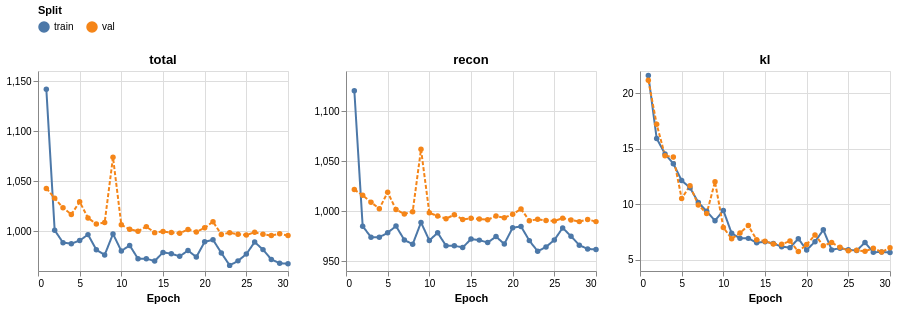

Source (notebook cell):
### Markdown cell above
## 5. Loss curves

### Code cell
loss_plot = loss_curves(history, components=("total", "recon", "kl"))
loss_plot

### Figure 1 — Vega specification as saved in the notebook (floating-point values rounded to 4 significant figures)
{"$schema": "https://vega.github.io/schema/vega/v5.json", "data": [{"name": "source_0", "values": [{"epoch": 1, "value": 1142.0, "split": "train", "component": "total", "__index_level_0__": 0}, {"epoch": 2, "value": 1001.0, "split": "train", "component": "total", "__index_level_0__": 1}, {"epoch": 3, "value": 988.3, "split": "train", "component": "total", "__index_level_0__": 2}, {"epoch": 4, "value": 987.4, "split": "train", "component": "total", "__index_level_0__": 3}, {"epoch": 5, "value": 990.5, "split": "train", "component": "total", "__index_level_0__": 4}, {"epoch": 6, "value": 996.4, "split": "train", "component": "total", "__index_level_0__": 5}, {"epoch": 7, "value": 981.2, "split": "train", "component": "total", "__index_level_0__": 6}, {"epoch": 8, "value": 976.1, "split": "train", "component": "total", "__index_level_0__": 7}, {"epoch": 9, "value": 997.1, "split": "train", "component": "total", "__index_level_0__": 8}, {"epoch": 10, "value": 980.0, "split": "train", "component": "total", "__index_level_0__": 9}, {"epoch": 11, "value": 985.6, "split": "train", "component": "total", "__index_level_0__": 10}, {"epoch": 12, "value": 972.3, "split": "train", "component": "total", "__index_level_0__": 11}, {"epoch": 13, "value": 972.3, "split": "train", "component": "total", "__index_level_0__": 12}, {"epoch": 14, "value": 970.0, "split": "train", "component": "total", "__index_level_0__": 13}, {"epoch": 15, "value": 978.6, "split": "train", "component": "total", "__index_level_0__": 14}, {"epoch": 16, "value": 977.3, "split": "train", "component": "total", "__index_level_0__": 15}, {"epoch": 17, "value": 974.7, "split": "train", "component": "total", "__index_level_0__": 16}, {"epoch": 18, "value": 980.5, "split": "train", "component": "total", "__index_level_0__": 17}, {"epoch": 19, "value": 974.0, "split": "train", "component": "total", "__index_level_0__": 18}, {"epoch": 20, "value": 989.1, "split": "train", "component": "total", "__index_level_0__": 19}, {"epoch": 21, "value": 991.3, "split": "train", "component": "total", "__index_level_0__": 20}, {"epoch": 22, "value": 978.1, "split": "train", "component": "total", "__index_level_0__": 21}, {"epoch": 23, "value": 965.6, "split": "train", "component": "total", "__index_level_0__": 22}, {"epoch": 24, "value": 970.1, "split": "train", "component": "total", "__index_level_0__": 23}, {"epoch": 25, "value": 976.9, "split": "train", "component": "total", "__index_level_0__": 24}, {"epoch": 26, "value": 988.9, "split": "train", "component": "total", "__index_level_0__": 25}, {"epoch": 27, "value": 981.4, "split": "train", "component": "total", "__index_level_0__": 26}, {"epoch": 28, "value": 971.5, "split": "train", "component": "total", "__index_level_0__": 27}, {"epoch": 29, "value": 967.8, "split": "train", "component": "total", "__index_level_0__": 28}, {"epoch": 30, "value": 967.2, "split": "train", "component": "total", "__index_level_0__": 29}, {"epoch": 1, "value": 1043.0, "split": "val", "component": "total", "__index_level_0__": 0}, {"epoch": 2, "value": 1033.0, "split": "val", "component": "total", "__index_level_0__": 1}, {"epoch": 3, "value": 1023.0, "split": "val", "component": "total", "__index_level_0__": 2}, {"epoch": 4, "value": 1017.0, "split": "val", "component": "total", "__index_level_0__": 3}, {"epoch": 5, "value": 1029.0, "split": "val", "component": "total", "__index_level_0__": 4}, {"epoch": 6, "value": 1013.0, "split": "val", "component": "total", "__index_level_0__": 5}, {"epoch": 7, "value": 1007.0, "split": "val", "component": "total", "__index_level_0__": 6}, {"epoch": 8, "value": 1008.0, "split": "val", "component": "total", "__index_level_0__": 7}, {"epoch": 9, "value": 1074.0, "split": "val", "component": "total", "__index_level_0__": 8}, {"epoch": 10, "value": 1006.0, "split": "val", "component": "total", "__index_level_0__": 9}, {"epoch": 11, "value": 1002.0, "split": "val", "component": "total", "__index_level_0__": 10}, {"epoch": 12, "value": 999.7, "split": "val", "component": "total", "__index_level_0__": 11}, {"epoch": 13, "value": 1004.0, "split": "val", "component": "total", "__index_level_0__": 12}, {"epoch": 14, "value": 998.4, "split": "val", "component": "total", "__index_level_0__": 13}, {"epoch": 15, "value": 999.5, "split": "val", "component": "total", "__index_level_0__": 14}, {"epoch": 16, "value": 998.5, "split": "val", "component": "total", "__index_level_0__": 15}, {"epoch": 17, "value": 997.7, "split": "val", "component": "total", "__index_level_0__": 16}, {"epoch": 18, "value": 1002.0, "split": "val", "component": "total", "__index_level_0__": 17}, {"epoch": 19, "value": 999.0, "split": "val", "component": "total", "__index_level_0__": 18}, {"epoch": 20, "value": 1003.0, "split": "val", "component": "total", "__index_level_0__": 19}, {"epoch": 21, "value": 1009.0, "split": "val", "component": "total", "__index_level_0__": 20}, {"epoch": 22, "value": 996.6, "split": "val", "component": "total", "__index_level_0__": 21}, {"epoch": 23, "value": 998.2, "split": "val", "component": "total", "__index_level_0__": 22}, {"epoch": 24, "value": 996.7, "split": "val", "component": "total", "__index_level_0__": 23}, {"epoch": 25, "value": 995.9, "split": "val", "component": "total", "__index_level_0__": 24}, {"epoch": 26, "value": 998.7, "split": "val", "component": "total", "__index_level_0__": 25}, {"epoch": 27, "value": 996.8, "split": "val", "component": "total", "__index_level_0__": 26}, {"epoch": 28, "value": 995.4, "split": "val", "component": "total", "__index_level_0__": 27}, {"epoch": 29, "value": 997.3, "split": "val", "component": "total", "__index_level_0__": 28}, {"epoch": 30, "value": 995.5, "split": "val", "component": "total", "__index_level_0__": 29}]}, {"name": "source_1", "values": [{"epoch": 1, "value": 1120.0, "split": "train", "component": "recon", "__index_level_0__": 0}, {"epoch": 2, "value": 984.9, "split": "train", "component": "recon", "__index_level_0__": 1}, {"epoch": 3, "value": 973.8, "split": "train", "component": "recon", "__index_level_0__": 2}, {"epoch": 4, "value": 973.7, "split": "train", "component": "recon", "__index_level_0__": 3}, {"epoch": 5, "value": 978.3, "split": "train", "component": "recon", "__index_level_0__": 4}, {"epoch": 6, "value": 984.9, "split": "train", "component": "recon", "__index_level_0__": 5}, {"epoch": 7, "value": 971.1, "split": "train", "component": "recon", "__index_level_0__": 6}, {"epoch": 8, "value": 966.7, "split": "train", "component": "recon", "__index_level_0__": 7}, {"epoch": 9, "value": 988.6, "split": "train", "component": "recon", "__index_level_0__": 8}, {"epoch": 10, "value": 970.6, "split": "train", "component": "recon", "__index_level_0__": 9}, {"epoch": 11, "value": 978.2, "split": "train", "component": "recon", "__index_level_0__": 10}, {"epoch": 12, "value": 965.4, "split": "train", "component": "recon", "__index_level_0__": 11}, {"epoch": 13, "value": 965.4, "split": "train", "component": "recon", "__index_level_0__": 12}, {"epoch": 14, "value": 963.5, "split": "train", "component": "recon", "__index_level_0__": 13}, {"epoch": 15, "value": 971.9, "split": "train", "component": "recon", "__index_level_0__": 14}, {"epoch": 16, "value": 970.9, "split": "train", "component": "recon", "__index_level_0__": 15}, {"epoch": 17, "value": 968.5, "split": "train", "component": "recon", "__index_level_0__": 16}, {"epoch": 18, "value": 974.4, "split": "train", "component": "recon", "__index_level_0__": 17}, {"epoch": 19, "value": 967.0, "split": "train", "component": "recon", "__index_level_0__": 18}, {"epoch": 20, "value": 983.3, "split": "train", "component": "recon", "__index_level_0__": 19}, {"epoch": 21, "value": 984.6, "split": "train", "component": "recon", "__index_level_0__": 20}, {"epoch": 22, "value": 970.4, "split": "train", "component": "recon", "__index_level_0__": 21}, {"epoch": 23, "value": 959.7, "split": "train", "component": "recon", "__index_level_0__": 22}, {"epoch": 24, "value": 964.1, "split": "train", "component": "recon", "__index_level_0__": 23}, {"epoch": 25, "value": 971.0, "split": "train", "component": "recon", "__index_level_0__": 24}, {"epoch": 26, "value": 983.1, "split": "train", "component": "recon", "__index_level_0__": 25}, {"epoch": 27, "value": 974.8, "split": "train", "component": "recon", "__index_level_0__": 26}, {"epoch": 28, "value": 965.8, "split": "train", "component": "recon", "__index_level_0__": 27}, {"epoch": 29, "value": 962.1, "split": "train", "component": "recon", "__index_level_0__": 28}, {"epoch": 30, "value": 961.6, "split": "train", "component": "recon", "__index_level_0__": 29}, {"epoch": 1, "value": 1021.0, "split": "val", "component": "recon", "__index_level_0__": 0}, {"epoch": 2, "value": 1016.0, "split": "val", "component": "recon", "__index_level_0__": 1}, {"epoch": 3, "value": 1009.0, "split": "val", "component": "recon", "__index_level_0__": 2}, {"epoch": 4, "value": 1002.0, "split": "val", "component": "recon", "__index_level_0__": 3}, {"epoch": 5, "value": 1019.0, "split": "val", "component": "recon", "__index_level_0__": 4}, {"epoch": 6, "value": 1001.0, "split": "val", "component": "recon", "__index_level_0__": 5}, {"epoch": 7, "value": 997.1, "split": "val", "component": "recon", "__index_level_0__": 6}, {"epoch": 8, "value": 999.2, "split": "val", "component": "recon", "__index_level_0__": 7}, {"epoch": 9, "value": 1062.0, "split": "val", "component": "recon", "__index_level_0__": 8}, {"epoch": 10, "value": 998.2, "split": "val", "component": "recon", "__index_level_0__": 9}, {"epoch": 11, "value": 994.9, "split": "val", "component": "recon", "__index_level_0__": 10}, {"epoch": 12, "value": 992.3, "split": "val", "component": "recon", "__index_level_0__": 11}, {"epoch": 13, "value": 996.3, "split": "val", "component": "recon", "__index_level_0__": 12}, {"epoch": 14, "value": 991.6, "split": "val", "component": "recon", "__index_level_0__": 13}, {"epoch": 15, "value": 992.8, "split": "val", "component": "recon", "__index_level_0__": 14}, {"epoch": 16, "value": 992.0, "split": "val", "component": "recon", "__index_level_0__": 15}, {"epoch": 17, "value": 991.3, "split": "val", "component": "recon", "__index_level_0__": 16}, {"epoch": 18, "value": 994.9, "split": "val", "component": "recon", "__index_level_0__": 17}, {"epoch": 19, "value": 993.2, "split": "val", "component": "recon", "__index_level_0__": 18}, {"epoch": 20, "value": 996.8, "split": "val", "component": "recon", "__index_level_0__": 19}, {"epoch": 21, "value": 1002.0, "split": "val", "component": "recon", "__index_level_0__": 20}, {"epoch": 22, "value": 990.3, "split": "val", "component": "recon", "__index_level_0__": 21}, {"epoch": 23, "value": 991.7, "split": "val", "component": "recon", "__index_level_0__": 22}, {"epoch": 24, "value": 990.6, "split": "val", "component": "recon", "__index_level_0__": 23}, {"epoch": 25, "value": 990.1, "split": "val", "component": "recon", "__index_level_0__": 24}, {"epoch": 26, "value": 992.9, "split": "val", "component": "recon", "__index_level_0__": 25}, {"epoch": 27, "value": 991.0, "split": "val", "component": "recon", "__index_level_0__": 26}, {"epoch": 28, "value": 989.4, "split": "val", "component": "recon", "__index_level_0__": 27}, {"epoch": 29, "value": 991.6, "split": "val", "component": "recon", "__index_level_0__": 28}, {"epoch": 30, "value": 989.4, "split": "val", "component": "recon", "__index_level_0__": 29}]}, {"name": "source_2", "values": [{"epoch": 1, "value": 21.6, "split": "train", "component": "kl", "__index_level_0__": 0}, {"epoch": 2, "value": 15.93, "split": "train", "component": "kl", "__index_level_0__": 1}, {"epoch": 3, "value": 14.54, "split": "train", "component": "kl", "__index_level_0__": 2}, {"epoch": 4, "value": 13.66, "split": "train", "component": "kl", "__index_level_0__": 3}, {"epoch": 5, "value": 12.14, "split": "train", "component": "kl", "__index_level_0__": 4}, {"epoch": 6, "value": 11.5, "split": "train", "component": "kl", "__index_level_0__": 5}, {"epoch": 7, "value": 10.17, "split": "train", "component": "kl", "__index_level_0__": 6}, {"epoch": 8, "value": 9.378, "split": "train", "component": "kl", "__index_level_0__": 7}, {"epoch": 9, "value": 8.528, "split": "train", "component": "kl", "__index_level_0__": 8}, {"epoch": 10, "value": 9.455, "split": "train", "component": "kl", "__index_level_0__": 9}, {"epoch": 11, "value": 7.395, "split": "train", "component": "kl", "__index_level_0__": 10}, {"epoch": 12, "value": 6.942, "split": "train", "component": "kl", "__index_level_0__": 11}, {"epoch": 13, "value": 6.936, "split": "train", "component": "kl", "__index_level_0__": 12}, {"epoch": 14, "value": 6.547, "split": "train", "component": "kl", "__index_level_0__": 13}, {"epoch": 15, "value": 6.637, "split": "train", "component": "kl", "__index_level_0__": 14}, {"epoch": 16, "value": 6.47, "split": "train", "component": "kl", "__index_level_0__": 15}, {"epoch": 17, "value": 6.192, "split": "train", "component": "kl", "__index_level_0__": 16}, {"epoch": 18, "value": 6.103, "split": "train", "component": "kl", "__index_level_0__": 17}, {"epoch": 19, "value": 6.91, "split": "train", "component": "kl", "__index_level_0__": 18}, {"epoch": 20, "value": 5.891, "split": "train", "component": "kl", "__index_level_0__": 19}, {"epoch": 21, "value": 6.642, "split": "train", "component": "kl", "__index_level_0__": 20}, {"epoch": 22, "value": 7.704, "split": "train", "component": "kl", "__index_level_0__": 21}, {"epoch": 23, "value": 5.901, "split": "train", "component": "kl", "__index_level_0__": 22}, {"epoch": 24, "value": 6.052, "split": "train", "component": "kl", "__index_level_0__": 23}, {"epoch": 25, "value": 5.919, "split": "train", "component": "kl", "__index_level_0__": 24}, {"epoch": 26, "value": 5.837, "split": "train", "component": "kl", "__index_level_0__": 25}, {"epoch": 27, "value": 6.568, "split": "train", "component": "kl", "__index_level_0__": 26}, {"epoch": 28, "value": 5.686, "split": "train", "component": "kl", "__index_level_0__": 27}, {"epoch": 29, "value": 5.719, "split": "train", "component": "kl", "__index_level_0__": 28}, {"epoch": 30, "value": 5.66, "split": "train", "component": "kl", "__index_level_0__": 29}, {"epoch": 1, "value": 21.16, "split": "val", "component": "kl", "__index_level_0__": 0}, {"epoch": 2, "value": 17.22, "split": "val", "component": "kl", "__index_level_0__": 1}, {"epoch": 3, "value": 14.38, "split": "val", "component": "kl", "__index_level_0__": 2}, {"epoch": 4, "value": 14.26, "split": "val", "component": "kl", "__index_level_0__": 3}, {"epoch": 5, "value": 10.52, "split": "val", "component": "kl", "__index_level_0__": 4}, {"epoch": 6, "value": 11.68, "split": "val", "component": "kl", "__index_level_0__": 5}, {"epoch": 7, "value": 9.942, "split": "val", "component": "kl", "__index_level_0__": 6}, {"epoch": 8, "value": 9.179, "split": "val", "component": "kl", "__index_level_0__": 7}, {"epoch": 9, "value": 12.03, "split": "val", "component": "kl", "__index_level_0__": 8}, {"epoch": 10, "value": 7.921, "split": "val", "component": "kl", "__index_level_0__": 9}, {"epoch": 11, "value": 6.912, "split": "val", "component": "kl", "__index_level_0__": 10}, {"epoch": 12, "value": 7.411, "split": "val", "component": "kl", "__index_level_0__": 11}, {"epoch": 13, "value": 8.094, "split": "val", "component": "kl", "__index_level_0__": 12}, {"epoch": 14, "value": 6.803, "split": "val", "component": "kl", "__index_level_0__": 13}, {"epoch": 15, "value": 6.687, "split": "val", "component": "kl", "__index_level_0__": 14}, {"epoch": 16, "value": 6.431, "split": "val", "component": "kl", "__index_level_0__": 15}, {"epoch": 17, "value": 6.408, "split": "val", "component": "kl", "__index_level_0__": 16}, {"epoch": 18, "value": 6.705, "split": "val", "component": "kl", "__index_level_0__": 17}, {"epoch": 19, "value": 5.746, "split": "val", "component": "kl", "__index_level_0__": 18}, {"epoch": 20, "value": 6.382, "split": "val", "component": "kl", "__index_level_0__": 19}, {"epoch": 21, "value": 7.245, "split": "val", "component": "kl", "__index_level_0__": 20}, {"epoch": 22, "value": 6.272, "split": "val", "component": "kl", "__index_level_0__": 21}, {"epoch": 23, "value": 6.556, "split": "val", "component": "kl", "__index_level_0__": 22}, {"epoch": 24, "value": 6.14, "split": "val", "component": "kl", "__index_level_0__": 23}, {"epoch": 25, "value": 5.822, "split": "val", "component": "kl", "__index_level_0__": 24}, {"epoch": 26, "value": 5.863, "split": "val", "component": "kl", "__index_level_0__": 25}, {"epoch": 27, "value": 5.769, "split": "val", "component": "kl", "__index_level_0__": 26}, {"epoch": 28, "value": 6.051, "split": "val", "component": "kl", "__index_level_0__": 27}, {"epoch": 29, "value": 5.703, "split": "val", "component": "kl", "__index_level_0__": 28}, {"epoch": 30, "value": 6.084, "split": "val", "component": "kl", "__index_level_0__": 29}]}, {"name": "data_0", "values": [{"epoch": 1, "split": "train", "value": 1142.0}, {"epoch": 2, "split": "train", "value": 1001.0}, {"epoch": 3, "split": "train", "value": 988.3}, {"epoch": 4, "split": "train", "value": 987.4}, {"epoch": 5, "split": "train", "value": 990.5}, {"epoch": 6, "split": "train", "value": 996.4}, {"epoch": 7, "split": "train", "value": 981.2}, {"epoch": 8, "split": "train", "value": 976.1}, {"epoch": 9, "split": "train", "value": 997.1}, {"epoch": 10, "split": "train", "value": 980.0}, {"epoch": 11, "split": "train", "value": 985.6}, {"epoch": 12, "split": "train", "value": 972.3}, {"epoch": 13, "split": "train", "value": 972.3}, {"epoch": 14, "split": "train", "value": 970.0}, {"epoch": 15, "split": "train", "value": 978.6}, {"epoch": 16, "split": "train", "value": 977.3}, {"epoch": 17, "split": "train", "value": 974.7}, {"epoch": 18, "split": "train", "value": 980.5}, {"epoch": 19, "split": "train", "value": 974.0}, {"epoch": 20, "split": "train", "value": 989.1}, {"epoch": 21, "split": "train", "value": 991.3}, {"epoch": 22, "split": "train", "value": 978.1}, {"epoch": 23, "split": "train", "value": 965.6}, {"epoch": 24, "split": "train", "value": 970.1}, {"epoch": 25, "split": "train", "value": 976.9}, {"epoch": 26, "split": "train", "value": 988.9}, {"epoch": 27, "split": "train", "value": 981.4}, {"epoch": 28, "split": "train", "value": 971.5}, {"epoch": 29, "split": "train", "value": 967.8}, {"epoch": 30, "split": "train", "value": 967.2}, {"epoch": 1, "split": "val", "value": 1043.0}, {"epoch": 2, "split": "val", "value": 1033.0}, {"epoch": 3, "split": "val", "value": 1023.0}, {"epoch": 4, "split": "val", "value": 1017.0}, {"epoch": 5, "split": "val", "value": 1029.0}, {"epoch": 6, "split": "val", "value": 1013.0}, {"epoch": 7, "split": "val", "value": 1007.0}, {"epoch": 8, "split": "val", "value": 1008.0}, {"epoch": 9, "split": "val", "value": 1074.0}, {"epoch": 10, "split": "val", "value": 1006.0}, {"epoch": 11, "split": "val", "value": 1002.0}, {"epoch": 12, "split": "val", "value": 999.7}, {"epoch": 13, "split": "val", "value": 1004.0}, {"epoch": 14, "split": "val", "value": 998.4}, {"epoch": 15, "split": "val", "value": 999.5}, {"epoch": 16, "split": "val", "value": 998.5}, {"epoch": 17, "split": "val", "value": 997.7}, {"epoch": 18, "split": "val", "value": 1002.0}, {"epoch": 19, "split": "val", "value": 999.0}, {"epoch": 20, "split": "val", "value": 1003.0}, {"epoch": 21, "split": "val", "value": 1009.0}, {"epoch": 22, "split": "val", "value": 996.6}, {"epoch": 23, "split": "val", "value": 998.2}, {"epoch": 24, "split": "val", "value": 996.7}, {"epoch": 25, "split": "val", "value": 995.9}, {"epoch": 26, "split": "val", "value": 998.7}, {"epoch": 27, "split": "val", "value": 996.8}, {"epoch": 28, "split": "val", "value": 995.4}, {"epoch": 29, "split": "val", "value": 997.3}, {"epoch": 30, "split": "val", "value": 995.5}]}, {"name": "data_1", "values": [{"epoch": 1, "split": "train", "value": 1120.0}, {"epoch": 2, "split": "train", "value": 984.9}, {"epoch": 3, "split": "train", "value": 973.8}, {"epoch": 4, "split": "train", "value": 973.7}, {"epoch": 5, "split": "train", "value": 978.3}, {"epoch": 6, "split": "train", "value": 984.9}, {"epoch": 7, "split": "train", "value": 971.1}, {"epoch": 8, "split": "train", "value": 966.7}, {"epoch": 9, "split": "train", "value": 988.6}, {"epoch": 10, "split": "train", "value": 970.6}, {"epoch": 11, "split": "train", "value": 978.2}, {"epoch": 12, "split": "train", "value": 965.4}, {"epoch": 13, "split": "train", "value": 965.4}, {"epoch": 14, "split": "train", "value": 963.5}, {"epoch": 15, "split": "train", "value": 971.9}, {"epoch": 16, "split": "train", "value": 970.9}, {"epoch": 17, "split": "train", "value": 968.5}, {"epoch": 18, "split": "train", "value": 974.4}, {"epoch": 19, "split": "train", "value": 967.0}, {"epoch": 20, "split": "train", "value": 983.3}, {"epoch": 21, "split": "train", "value": 984.6}, {"epoch": 22, "split": "train", "value": 970.4}, {"epoch": 23, "split": "train", "value": 959.7}, {"epoch": 24, "split": "train", "value": 964.1}, {"epoch": 25, "split": "train", "value": 971.0}, {"epoch": 26, "split": "train", "value": 983.1}, {"epoch": 27, "split": "train", "value": 974.8}, {"epoch": 28, "split": "train", "value": 965.8}, {"epoch": 29, "split": "train", "value": 962.1}, {"epoch": 30, "split": "train", "value": 961.6}, {"epoch": 1, "split": "val", "value": 1021.0}, {"epoch": 2, "split": "val", "value": 1016.0}, {"epoch": 3, "split": "val", "value": 1009.0}, {"epoch": 4, "split": "val", "value": 1002.0}, {"epoch": 5, "split": "val", "value": 1019.0}, {"epoch": 6, "split": "val", "value": 1001.0}, {"epoch": 7, "split": "val", "value": 997.1}, {"epoch": 8, "split": "val", "value": 999.2}, {"epoch": 9, "split": "val", "value": 1062.0}, {"epoch": 10, "split": "val", "value": 998.2}, {"epoch": 11, "split": "val", "value": 994.9}, {"epoch": 12, "split": "val", "value": 992.3}, {"epoch": 13, "split": "val", "value": 996.3}, {"epoch": 14, "split": "val", "value": 991.6}, {"epoch": 15, "split": "val", "value": 992.8}, {"epoch": 16, "split": "val", "value": 992.0}, {"epoch": 17, "split": "val", "value": 991.3}, {"epoch": 18, "split": "val", "value": 994.9}, {"epoch": 19, "split": "val", "value": 993.2}, {"epoch": 20, "split": "val", "value": 996.8}, {"epoch": 21, "split": "val", "value": 1002.0}, {"epoch": 22, "split": "val", "value": 990.3}, {"epoch": 23, "split": "val", "value": 991.7}, {"epoch": 24, "split": "val", "value": 990.6}, {"epoch": 25, "split": "val", "value": 990.1}, {"epoch": 26, "split": "val", "value": 992.9}, {"epoch": 27, "split": "val", "value": 991.0}, {"epoch": 28, "split": "val", "value": 989.4}, {"epoch": 29, "split": "val", "value": 991.6}, {"epoch": 30, "split": "val", "value": 989.4}]}, {"name": "data_2", "values": [{"epoch": 1, "split": "train", "value": 21.6}, {"epoch": 2, "split": "train", "value": 15.93}, {"epoch": 3, "split": "train", "value": 14.54}, {"epoch": 4, "split": "train", "value": 13.66}, {"epoch": 5, "split": "train", "value": 12.14}, {"epoch": 6, "split": "train", "value": 11.5}, {"epoch": 7, "split": "train", "value": 10.17}, {"epoch": 8, "split": "train", "value": 9.378}, {"epoch": 9, "split": "train", "value": 8.528}, {"epoch": 10, "split": "train", "value": 9.455}, {"epoch": 11, "split": "train", "value": 7.395}, {"epoch": 12, "split": "train", "value": 6.942}, {"epoch": 13, "split": "train", "value": 6.936}, {"epoch": 14, "split": "train", "value": 6.547}, {"epoch": 15, "split": "train", "value": 6.637}, {"epoch": 16, "split": "train", "value": 6.47}, {"epoch": 17, "split": "train", "value": 6.192}, {"epoch": 18, "split": "train", "value": 6.103}, {"epoch": 19, "split": "train", "value": 6.91}, {"epoch": 20, "split": "train", "value": 5.891}, {"epoch": 21, "split": "train", "value": 6.642}, {"epoch": 22, "split": "train", "value": 7.704}, {"epoch": 23, "split": "train", "value": 5.901}, {"epoch": 24, "split": "train", "value": 6.052}, {"epoch": 25, "split": "train", "value": 5.919}, {"epoch": 26, "split": "train", "value": 5.837}, {"epoch": 27, "split": "train", "value": 6.568}, {"epoch": 28, "split": "train", "value": 5.686}, {"epoch": 29, "split": "train", "value": 5.719}, {"epoch": 30, "split": "train", "value": 5.66}, {"epoch": 1, "split": "val", "value": 21.16}, {"epoch": 2, "split": "val", "value": 17.22}, {"epoch": 3, "split": "val", "value": 14.38}, {"epoch": 4, "split": "val", "value": 14.26}, {"epoch": 5, "split": "val", "value": 10.52}, {"epoch": 6, "split": "val", "value": 11.68}, {"epoch": 7, "split": "val", "value": 9.942}, {"epoch": 8, "split": "val", "value": 9.179}, {"epoch": 9, "split": "val", "value": 12.03}, {"epoch": 10, "split": "val", "value": 7.921}, {"epoch": 11, "split": "val", "value": 6.912}, {"epoch": 12, "split": "val", "value": 7.411}, {"epoch": 13, "split": "val", "value": 8.094}, {"epoch": 14, "split": "val", "value": 6.803}, {"epoch": 15, "split": "val", "value": 6.687}, {"epoch": 16, "split": "val", "value": 6.431}, {"epoch": 17, "split": "val", "value": 6.408}, {"epoch": 18, "split": "val", "value": 6.705}, {"epoch": 19, "split": "val", "value": 5.746}, {"epoch": 20, "split": "val", "value": 6.382}, {"epoch": 21, "split": "val", "value": 7.245}, {"epoch": 22, "split": "val", "value": 6.272}, {"epoch": 23, "split": "val", "value": 6.556}, {"epoch": 24, "split": "val", "value": 6.14}, {"epoch": 25, "split": "val", "value": 5.822}, {"epoch": 26, "split": "val", "value": 5.863}, {"epoch": 27, "split": "val", "value": 5.769}, {"epoch": 28, "split": "val", "value": 6.051}, {"epoch": 29, "split": "val", "value": 5.703}, {"epoch": 30, "split": "val", "value": 6.084}]}, {"name": "source_0_strokeDash_domain_split_0", "values": [{"split": "train"}, {"split": "val"}]}, {"name": "data_0_strokeDash_domain_split_1", "values": [{"split": "train"}, {"split": "val"}]}, {"name": "source_1_strokeDash_domain_split_2", "values": [{"split": "train"}, {"split": "val"}]}, {"name": "data_1_strokeDash_domain_split_3", "values": [{"split": "train"}, {"split": "val"}]}, {"name": "source_2_strokeDash_domain_split_4", "values": [{"split": "train"}, {"split": "val"}]}, {"name": "data_2_strokeDash_domain_split_5", "values": [{"split": "train"}, {"split": "val"}]}], "signals": [{"name": "childWidth", "value": 250}], "marks": [{"type": "group", "name": "concat_0_group", "encode": {"update": {"width": {"signal": "childWidth"}, "height": {"signal": "height"}}}, "marks": [{"type": "group", "name": "concat_0_layer_0_pathgroup", "from": {"facet": {"data": "source_0", "name": "faceted_path_concat_0_layer_0_main", "groupby": ["split", "split"]}}, "encode": {"update": {"height": {"field": {"signal": null, "datum": null, "group": "height", "parent": null}}, "width": {"field": {"signal": null, "datum": null, "group": "width", "parent": null}}}}, "marks": [{"type": "line", "name": "concat_0_layer_0_marks", "from": {"data": "faceted_path_concat_0_layer_0_main"}, "sort": {"field": "x"}, "encode": {"update": {"x": {"field": "epoch", "scale": "concat_0_x"}, "y": {"field": "value", "scale": "concat_0_y"}, "defined": {"signal": "isValid(datum[\"epoch\"]) && isFinite(+datum[\"epoch\"]) && isValid(datum[\"value\"]) && isFinite(+datum[\"value\"])"}, "strokeDash": {"field": "split", "scale": "strokeDash"}, "stroke": {"field": "split", "scale": "color"}}}, "style": ["line"]}]}, {"type": "symbol", "name": "concat_0_layer_1_marks", "from": {"data": "data_0"}, "encode": {"update": {"x": {"field": "epoch", "scale": "concat_0_x"}, "opacity": {"value": 1}, "y": {"field": "value", "scale": "concat_0_y"}, "strokeDash": {"field": "split", "scale": "strokeDash"}, "fill": {"field": "split", "scale": "color"}}}, "style": ["point"]}], "axes": [{"scale": "concat_0_x", "zindex": 0, "grid": true, "labels": false, "aria": false, "tickCount": {"signal": "ceil(childWidth/40)"}, "domain": false, "minExtent": 0, "ticks": false, "gridScale": "concat_0_y", "orient": "bottom", "maxExtent": 0}, {"scale": "concat_0_y", "maxExtent": 0, "grid": true, "tickCount": {"signal": "ceil(height/40)"}, "labels": false, "minExtent": 0, "zindex": 0, "ticks": false, "domain": false, "aria": false, "orient": "left", "gridScale": "concat_0_x"}, {"scale": "concat_0_x", "grid": false, "labelOverlap": true, "title": "Epoch", "tickCount": {"signal": "ceil(childWidth/40)"}, "labelFlush": true, "zindex": 0, "orient": "bottom"}, {"scale": "concat_0_y", "labelOverlap": true, "grid": false, "tickCount": {"signal": "ceil(height/40)"}, "orient": "left", "zindex": 0}], "title": {"text": "total", "frame": "group"}, "style": "cell"}, {"type": "group", "name": "concat_1_group", "encode": {"update": {"height": {"signal": "height"}, "width": {"signal": "childWidth"}}}, "marks": [{"type": "group", "name": "concat_1_layer_0_pathgroup", "from": {"facet": {"data": "source_1", "name": "faceted_path_concat_1_layer_0_main", "groupby": ["split", "split"]}}, "encode": {"update": {"height": {"field": {"signal": null, "datum": null, "group": "height", "parent": null}}, "width": {"field": {"signal": null, "datum": null, "group": "width", "parent": null}}}}, "marks": [{"type": "line", "name": "concat_1_layer_0_marks", "from": {"data": "faceted_path_concat_1_layer_0_main"}, "sort": {"field": "x"}, "encode": {"update": {"y": {"field": "value", "scale": "concat_1_y"}, "defined": {"signal": "isValid(datum[\"epoch\"]) && isFinite(+datum[\"epoch\"]) && isValid(datum[\"value\"]) && isFinite(+datum[\"value\"])"}, "x": {"field": "epoch", "scale": "concat_1_x"}, "strokeDash": {"field": "split", "scale": "strokeDash"}, "stroke": {"field": "split", "scale": "color"}}}, "style": ["line"]}]}, {"type": "symbol", "name": "concat_1_layer_1_marks", "from": {"data": "data_1"}, "encode": {"update": {"opacity": {"value": 1}, "y": {"field": "value", "scale": "concat_1_y"}, "strokeDash": {"field": "split", "scale": "strokeDash"}, "fill": {"field": "split", "scale": "color"}, "x": {"field": "epoch", "scale": "concat_1_x"}}}, "style": ["point"]}], "axes": [{"scale": "concat_1_x", "minExtent": 0, "tickCount": {"signal": "ceil(childWidth/40)"}, "domain": false, "maxExtent": 0, "orient": "bottom", "ticks": false, "zindex": 0, "aria": false, "grid": true, "labels": false, "gridScale": "concat_1_y"}, {"scale": "concat_1_y", "grid": true, "orient": "left", "gridScale": "concat_1_x", "tickCount": {"signal": "ceil(height/40)"}, "labels": false, "ticks": false, "maxExtent": 0, "aria": false, "zindex": 0, "minExtent": 0, "domain": false}, {"scale": "concat_1_x", "tickCount": {"signal": "ceil(childWidth/40)"}, "grid": false, "title": "Epoch", "orient": "bottom", "labelFlush": true, "labelOverlap": true, "zindex": 0}, {"scale": "concat_1_y", "orient": "left", "labelOverlap": true, "zindex": 0, "tickCount": {"signal": "ceil(height/40)"}, "grid": false}], "title": {"text": "recon", "frame": "group"}, "style": "cell"}, {"type": "group", "name": "concat_2_group", "encode": {"update": {"width": {"signal": "childWidth"}, "height": {"signal": "height"}}}, "marks": [{"type": "group", "name": "concat_2_layer_0_pathgroup", "from": {"facet": {"data": "source_2", "name": "faceted_path_concat_2_layer_0_main", "groupby": ["split", "split"]}}, "encode": {"update": {"width": {"field": {"signal": null, "datum": null, "group": "width", "parent": null}}, "height": {"field": {"signal": null, "datum": null, "group": "height", "parent": null}}}}, "marks": [{"type": "line", "name": "concat_2_layer_0_marks", "from": {"data": "faceted_path_concat_2_layer_0_main"}, "sort": {"field": "x"}, "encode": {"update": {"x": {"field": "epoch", "scale": "concat_2_x"}, "y": {"field": "value", "scale": "concat_2_y"}, "stroke": {"field": "split", "scale": "color"}, "defined": {"signal": "isValid(datum[\"epoch\"]) && isFinite(+datum[\"epoch\"]) && isValid(datum[\"value\"]) && isFinite(+datum[\"value\"])"}, "strokeDash": {"field": "split", "scale": "strokeDash"}}}, "style": ["line"]}]}, {"type": "symbol", "name": "concat_2_layer_1_marks", "from": {"data": "data_2"}, "encode": {"update": {"strokeDash": {"field": "split", "scale": "strokeDash"}, "x": {"field": "epoch", "scale": "concat_2_x"}, "y": {"field": "value", "scale": "concat_2_y"}, "fill": {"field": "split", "scale": "color"}, "opacity": {"value": 1}}}, "style": ["point"]}], "axes": [{"scale": "concat_2_x", "gridScale": "concat_2_y", "domain": false, "zindex": 0, "minExtent": 0, "ticks": false, "labels": false, "aria": false, "maxExtent": 0, "tickCount": {"signal": "ceil(childWidth/40)"}, "orient": "bottom", "grid": true}, {"scale": "concat_2_y", "minExtent": 0, "ticks": false, "labels": false, "gridScale": "concat_2_x", "domain": false, "zindex": 0, "aria": false, "tickCount": {"signal": "ceil(height/40)"}, "grid": true, "orient": "left", "maxExtent": 0}, {"scale": "concat_2_x", "grid": false, "orient": "bottom", "labelFlush": true, "labelOverlap": true, "zindex": 0, "tickCount": {"signal": "ceil(childWidth/40)"}, "title": "Epoch"}, {"scale": "concat_2_y", "labelOverlap": true, "orient": "left", "grid": false, "tickCount": {"signal": "ceil(height/40)"}, "zindex": 0}], "title": {"text": "kl", "frame": "group"}, "style": "cell"}], "scales": [{"name": "color", "type": "ordinal", "domain": ["train", "val"], "range": ["#4c78a8", "#f58518"]}, {"name": "strokeDash", "type": "ordinal", "domain": {"fields": [{"data": "source_0_strokeDash_domain_split_0", "field": "split"}, {"data": "data_0_strokeDash_domain_split_1", "field": "split"}, {"data": "source_1_strokeDash_domain_split_2", "field": "split"}, {"data": "data_1_strokeDash_domain_split_3", "field": "split"}, {"data": "source_2_strokeDash_domain_split_4", "field": "split"}, {"data": "data_2_strokeDash_domain_split_5", "field": "split"}], "sort": true}, "range": [[1, 0], [4, 2], [2, 1], [1, 1], [1, 2, 4, 2]]}, {"name": "concat_0_x", "type": "linear", "domain": {"fields": [{"data": "source_0", "field": "epoch"}, {"data": "data_0", "field": "epoch"}]}, "range": [0, {"signal": "childWidth"}], "zero": false, "nice": true}, {"name": "concat_0_y", "type": "linear", "domain": {"fields": [{"data": "source_0", "field": "value"}, {"data": "data_0", "field": "value"}]}, "range": [{"signal": "height"}, 0], "nice": true, "zero": false}, {"name": "concat_1_x", "type": "linear", "domain": {"fields": [{"data": "source_1", "field": "epoch"}, {"data": "data_1", "field": "epoch"}]}, "range": [0, {"signal": "childWidth"}], "nice": true, "zero": false}, {"name": "concat_1_y", "type": "linear", "domain": {"fields": [{"data": "source_1", "field": "value"}, {"data": "data_1", "field": "value"}]}, "range": [{"signal": "height"}, 0], "nice": true, "zero": false}, {"name": "concat_2_x", "type": "linear", "domain": {"fields": [{"data": "source_2", "field": "epoch"}, {"data": "data_2", "field": "epoch"}]}, "range": [0, {"signal": "childWidth"}], "zero": false, "nice": true}, {"name": "concat_2_y", "type": "linear", "domain": {"fields": [{"data": "source_2", "field": "value"}, {"data": "data_2", "field": "value"}]}, "range": [{"signal": "height"}, 0], "zero": false, "nice": true}], "height": 200, "padding": 5, "legends": [{"orient": "top", "title": "Split", "stroke": "color", "direction": "horizontal", "symbolType": "circle", "fill": "color", "encode": {"symbols": {"update": {"opacity": {"value": 1}}}}}], "layout": {"padding": 20, "bounds": "full", "align": "each"}, "background": "white"}
